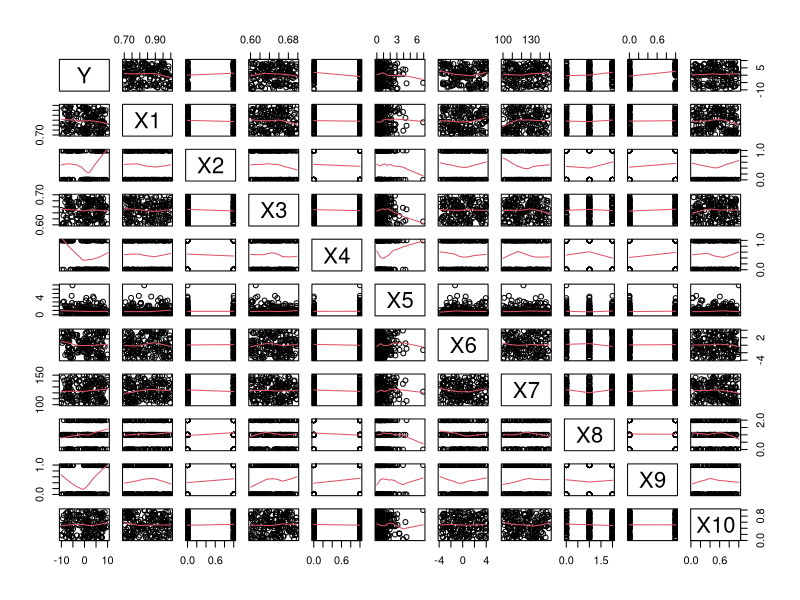
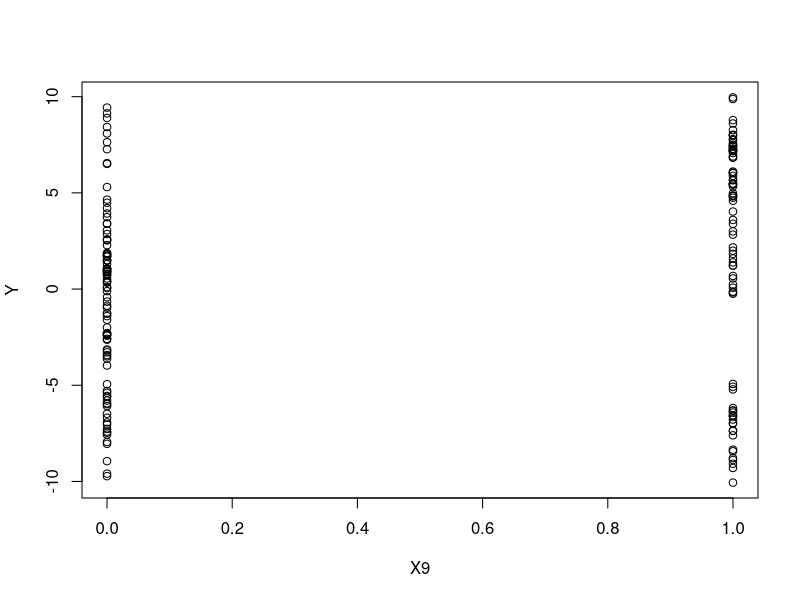
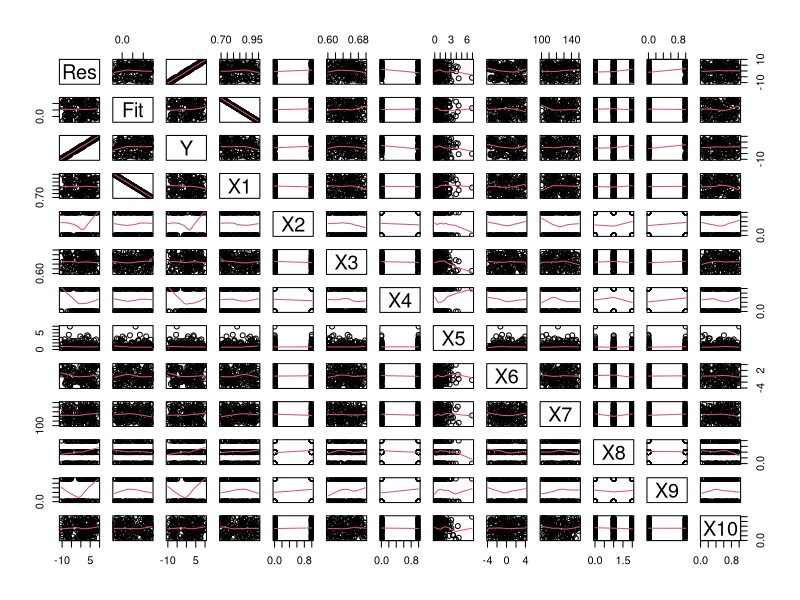
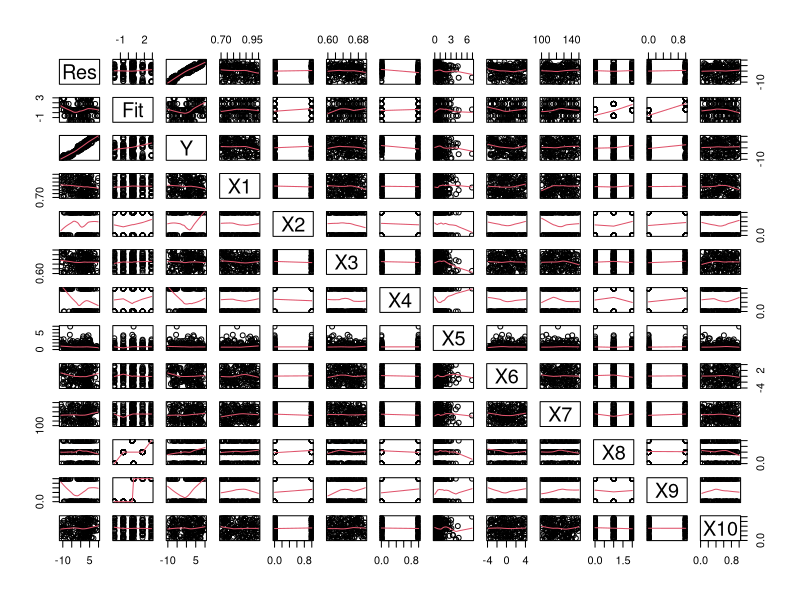
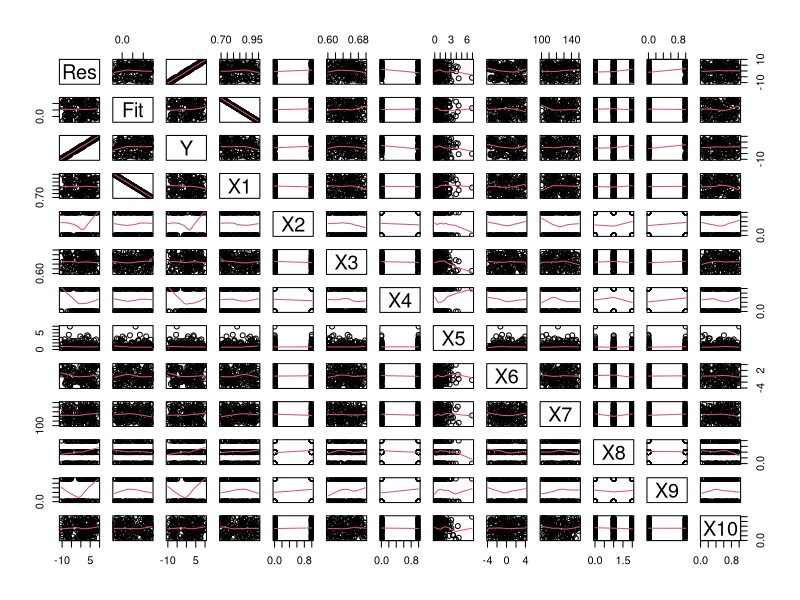
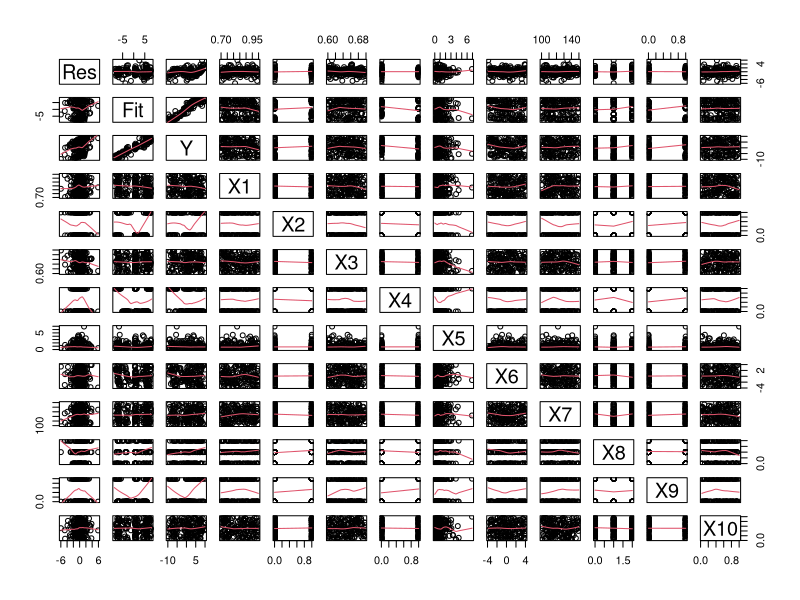

These charts were generated, in order, by the following R code: (Note: this script raises an error after producing the figures.)
## ---- chunk 1
library(readr)
lisa <- read.csv("Lisa.csv")
View(lisa)

##Did not use X1 as continuous variable

pairs(lisa, panel=panel.smooth)

mylm <- lm(Y ~ X1, data = lisa)
summary(mylm)
plot(Y ~ X9, data = lisa)

pairs( cbind(Res = mylm$residuals, Fit = mylm$fit, lisa), panel=panel.smooth)
lm.2 <- lm(Y ~ X9 + X8, data = lisa)
summary(lm.2)

pairs( cbind(Res = lm.2$residuals, Fit = lm.2$fit, lisa), panel=panel.smooth)

lm.3 <- lm(Y ~ X1, data = lisa)
summary(lm.3)
pairs( cbind(Res = lm.3$residuals, Fit = lm.3$fit, lisa), panel=panel.smooth)

lm.4 <- lm(Y ~ X6 * X2 * X4 * X8 * X9, data = lisa)
summary(lm.4)
pairs( cbind(Res = lm.4$residuals, Fit = lm.4$fit, lisa), panel=panel.smooth)

lm.6 <- lm(Y ~ log(X6) + X2 + X4 + X9 + X2:X9 + X4:X9 + X2:X4:X9, data = lisa)
summary(lm.6)
pairs( cbind(Res = lm.6$residuals, Fit = lm.6$fit, lisa), panel=panel.smooth)



lm.5 <- lm(Y ~ I(X6^2) + X4 + X9 + X8:X6, data = lisa)
summary(lm.5)
pairs( cbind(Res = lm.5$residuals, Fit = lm.5$fit, lisa), panel=panel.smooth)
plot(Y ~ X6, col = as.factor(X2), data = lisa, pch = 19)

## ---- chunk 2
trevor <- read.csv("Trevor.csv")
View(trevor)

pairs(trevor, panel=panel.smooth)

t.1 <- lm(Y ~ X1 + X9 + X1:X9 + X1:X3 + X1:X4 + X9:I(X1)^2 + X6:I(X1)^3, data = trevor)
summary(t.1)
pairs( cbind(Res = t.1$residuals, Fit = t.1$fit, trevor), panel=panel.smooth)

plot(Y ~ X1, col = interaction(X9,X6,X2,drop = TRUE), data = trevor, pch = 19)
with(trevor,levels(interaction(X9,X6,X2,drop=TRUE)))
palette()

